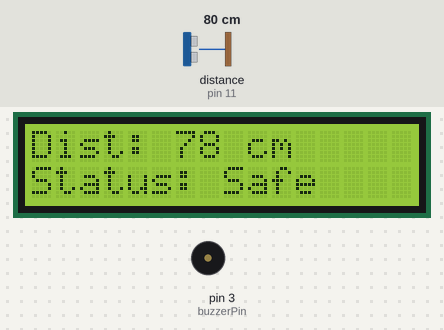
This sketch was run on a simulated Arduino Uno, built with avr-gcc and run on an emulated ATmega328P. On the bench: 16×2 character LCD, buzzer (waves = sounding, pin HIGH). Wiring (inferred from the names in the program): ultrasonic range finder: trigger pin 10; echo pin 11. Inputs (shaded band) come from the test bench; at power-on: distance to the obstacle (sensor on pin 11) 80 cm. The echo pulse lasts 58.3 µs per cm; pins used as bus, display or sensor lines are not drawn.

Above: at 2.7 s.
2.8 s: distance to the obstacle (sensor on pin 11) set to 14 cm
At 3.8 s:
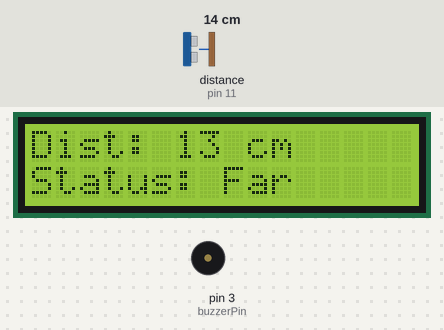
4.6 s: distance to the obstacle (sensor on pin 11) set to 10 cm
At 5.37 s:
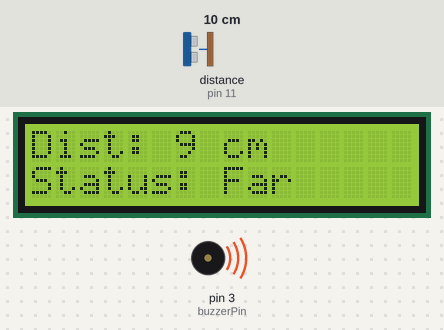
7.6 s: distance to the obstacle (sensor on pin 11) set to 2 cm
At 8.19 s:
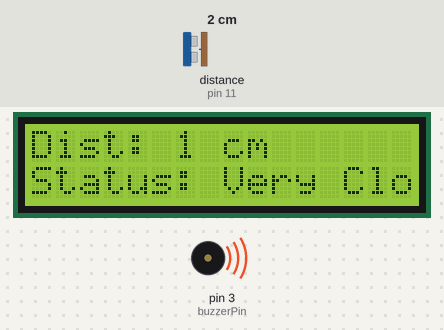
9.9 s: distance to the obstacle (sensor on pin 11) set to 9 cm
At 10.44 s:
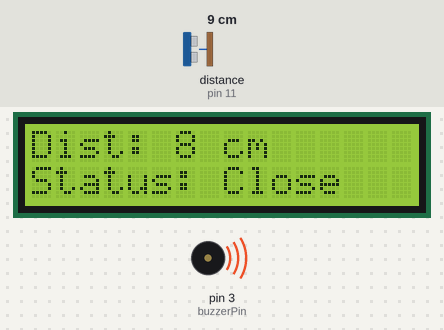
Timing chart, 0 to 12.9 s (numbered marks = the images above; inputs shaded):
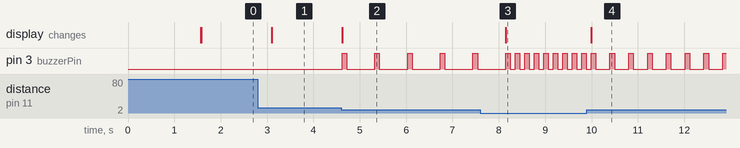

Measured:
- the behaviour switches between 12 and 11 cm on distance to the obstacle (sensor on pin 11) (found by bisection; images 1 and 2)
- after the input at 2.8 s, the display: changes after 0.30 s (image 1)
- after the input at 4.6 s, pin 3 (buzzerPin): alternates HIGH for 0.10 s and LOW for 0.61 s, starting at once; the display: changes at once (image 2)
- after the input at 7.6 s, pin 3 (buzzerPin): alternates HIGH for 0.10 s and LOW for 0.11 s, starting after 0.75 s; the display: changes after 0.55 s (image 3)
- after the input at 9.9 s, pin 3 (buzzerPin): alternates HIGH for 0.10 s and LOW for 0.31 s, starting after 0.50 s; the display: changes after 0.09 s (image 4)

The sketch:

5_Water_Level_Distance_using_Ultrasound_Sersor.ino
```cpp
#include <LiquidCrystal.h>

// LCD setup: RS, EN, D4, D5, D6, D7
LiquidCrystal lcd(9, 8, 4, 5, 6, 7);

// Ultrasonic sensor pins
const int trigPin = 10;
const int echoPin = 11;

// Buzzer pin
const int buzzerPin = 3;

void setup() {
  lcd.begin(16, 2);
  pinMode(trigPin, OUTPUT);
  pinMode(echoPin, INPUT);
  pinMode(buzzerPin, OUTPUT);

  lcd.setCursor(0, 0);
  lcd.print("Water Monitor");
  delay(1500);
  lcd.clear();
}

void loop() {
  long duration;
  int distance;

  // Trigger ultrasonic pulse
  digitalWrite(trigPin, LOW);
  delayMicroseconds(2);
  digitalWrite(trigPin, HIGH);
  delayMicroseconds(10);
  digitalWrite(trigPin, LOW);

  // Read echo time
  duration = pulseIn(echoPin, HIGH);
  distance = duration * 0.034 / 2; // Convert to cm

  // Show distance on LCD
  lcd.setCursor(0, 0);
  lcd.print("Dist: ");
  lcd.print(distance);
  lcd.print(" cm   ");

  // Show status on LCD based on distance
  lcd.setCursor(0, 1);
  if (distance <= 3) {
    lcd.print("Status: Very Close");
  } else if (distance <= 8) {
    lcd.print("Status: Close     ");
  } else if (distance <= 18) {
    lcd.print("Status: Far       ");
  } else {
    lcd.print("Status: Safe      ");
  }

  // Buzzer logic based on distance
  if (distance <= 10) {
    int beepDelay;

    if (distance <= 3) {
      beepDelay = 100;  // Very close - fast beep
    } else if (distance <= 8) {
      beepDelay = 300;  // Medium beep
    } else {
      beepDelay = 600;  // Slow beep
    }

    // Beep pattern
    digitalWrite(buzzerPin, HIGH);
    delay(100);  // Beep duration
    digitalWrite(buzzerPin, LOW);
    delay(beepDelay); // Pause before next beep

  } else {
    // Safe distance: no beep
    digitalWrite(buzzerPin, LOW);
    delay(500); // Refresh delay when safe
  }
}
```
